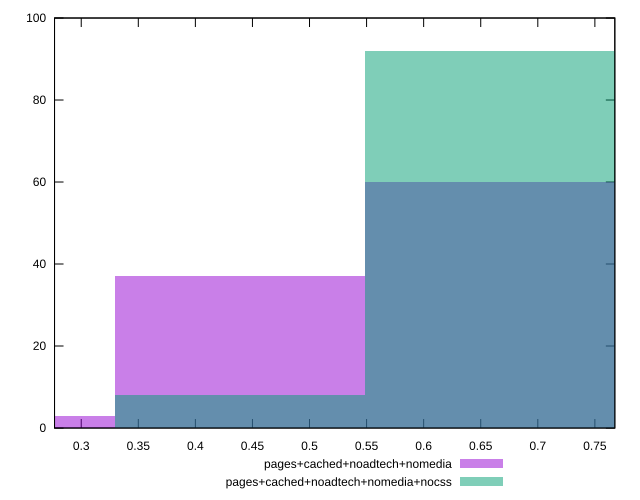

Write gnuplot code to recreate this figure.
reset

$pagesCachedNoadtechNomedia <<EOF
0.4392027501306185 37
0.6588041251959278 60
0.21960137506530925 3
EOF

$pagesCachedNoadtechNomediaNocss <<EOF
0.6588041251959278 92
0.4392027501306185 8
EOF

set key outside below
set boxwidth 0.21960137506530925
set xrange [0.27661193054611216:0.7674795466585453]
set yrange [0:100]
set trange [0:100]
set style fill transparent solid 0.5 noborder
set terminal svg size 640, 500 enhanced background rgb 'white'
set output "report_00013_2021-02-09T12-04-24.940Z/meta/pScore/comparison/histogram/3_vs_4.svg"

plot $pagesCachedNoadtechNomedia title "pages+cached+noadtech+nomedia" with boxes, \
     $pagesCachedNoadtechNomediaNocss title "pages+cached+noadtech+nomedia+nocss" with boxes

reset
